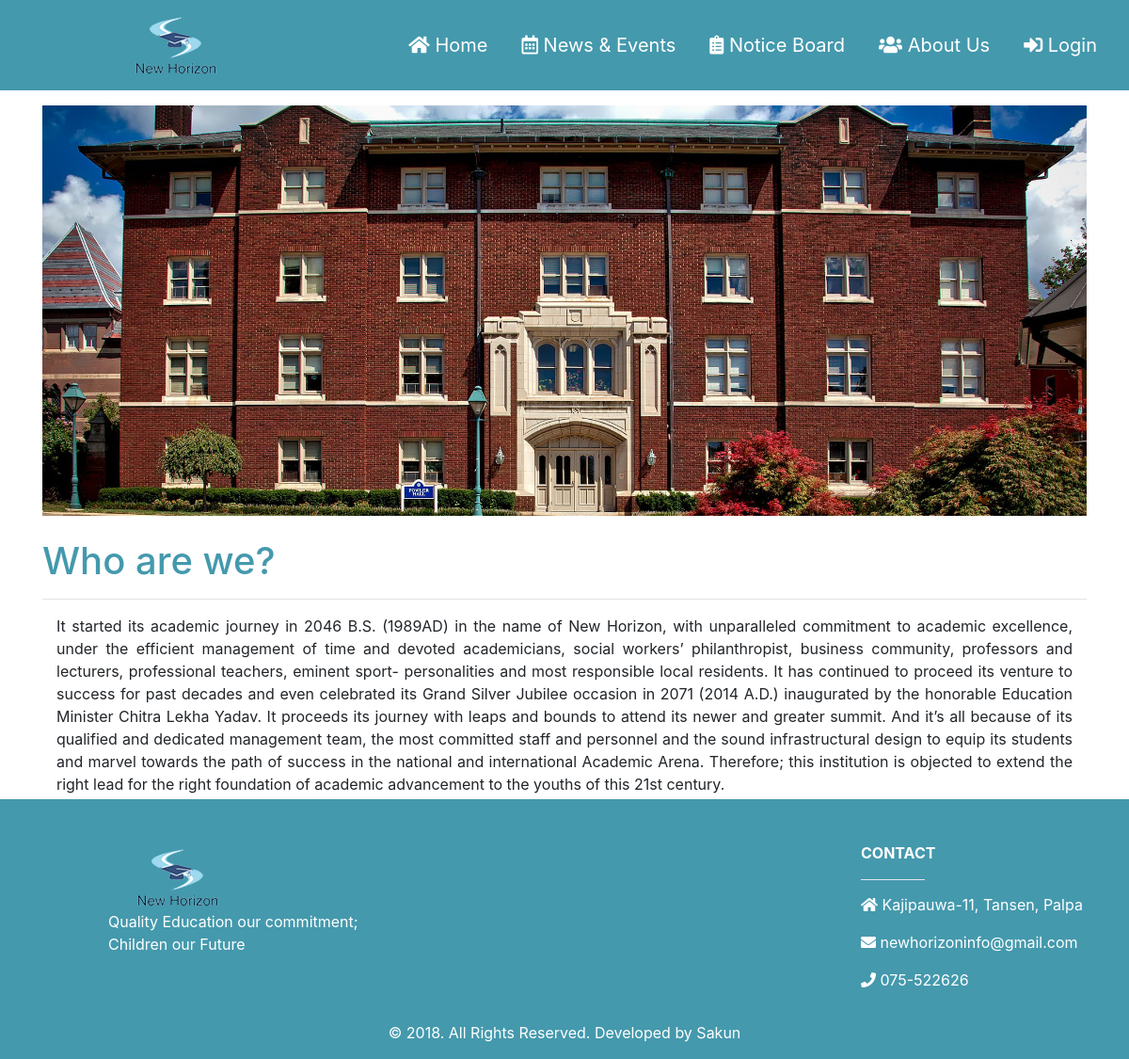
The page /about/ on the database its author committed.
### homepage/models.py (models this page shows, shortened)
class Contact(models.Model):
    header_logo = models.FileField(upload_to='logo/')
    footer_logo = models.FileField(upload_to='logo/')
    slogan = models.CharField(max_length=200, blank=True)
    address = models.CharField(max_length=100, blank=False)
    email = models.EmailField(max_length=200)
    phone_number = models.CharField(max_length=30)

class Aboutus(models.Model):
    feature_image = models.FileField(upload_to='about/')
    about_title = models.CharField(max_length=200)
    about_description = models.TextField()

### homepage/views.py (the view)
# urls.py: path('about/', views.aboutus, name='aboutus'),
def aboutus(request):
    aboutus = Aboutus.objects.all()
    contact_list = Contact.objects.all()
    aboutus_dict = {'about': aboutus[0], 'contact': contact_list[0]}
    return render(request, 'homepage/aboutus.html', aboutus_dict)

### homepage/templates/homepage/aboutus.html (shortened to what this page needs)
{% extends 'base.html' %}
{% load static %}
{% block page-header %}
    {% include 'header.html' %}
{% endblock %}
{% block page-body %}
    <div class="container">
        <div class="row mt-3">
            <div class="col-lg-12 col-md-12 col-sm-12">
                <img src="{{ about.feature_image.url }}" class="img-fluid mb-4" alt="Responsive image">
                <h1 class="mb-1">{{ about.about_title }}</h1>
                <hr class="mx-auto"
            </div>
            <div class="col-lg-12 col-md-12 col-sm-12">
                <p class="mb-1 text-justify">
                    {{ about.about_description }}
                </p>
            </div>
        </div>
        </div>
    </div>
{% endblock %}
{% block page-footer %}
    {% include 'footer.html' %}
{% endblock %}

### templates/header.html (shortened to what this page needs)
<header>
    <nav class="navbar navbar-expand-lg navbar-dark bg-dark">
        <a class="navbar-brand offset-md-1" href="{% url 'home' %}">
            <img src="{{ contact.header_logo.url }}">
        </a>
        <div class="collapse navbar-collapse" id="navbarSupportedContent">
            <ul class="navbar-nav ml-auto">
                <li class="nav-item">
                    <a class="nav-link" href="{% url 'home' %}"><i class="fas fa-home"></i> Home</a>
                </li>
                <li class="nav-item">
                    <a class="nav-link" href="{% url 'events' %}"><i class="far fa-calendar-alt"></i> News & Events</a>
                </li>
                <li class="nav-item">
                    <a class="nav-link" href="{% url 'notices' %}"><i class="fas fa-clipboard-list"></i> Notice Board</a>
                </li>
                <li class="nav-item">
                    <a class="nav-link" href="{% url 'aboutus' %}"><i class="fas fa-users"></i> About Us</a>
                </li>
                {% if not user.is_authenticated %}
                <li class="nav-item">
                    <a class="nav-link" href="{% url 'login' %}" target="_blank"><i class="fas fa-sign-in-alt"></i> Login</a>
                </li>
                {% else %}
                <li class="nav-item">
                    <a class="nav-link" href="{% url 'login' %}" target="_blank"><i class="fas fa-columns"></i> Dashboard</a>
                </li>
                {% endif %}
            </ul>
        </div>
    </nav>
</header>

### templates/footer.html
    <footer class="page-footer font-small unique-color-dark">
        <div class="container-fluid text-center text-md-left">
            <div class="row pt-5">
                <div class="col-md-3 col-lg-4 col-xl-3 mb-4 offset-md-1">
                    <img src="{{ contact.footer_logo.url }}" alt="Logo">
                    <br>
                    <p>{{ contact.slogan }}</p>
                </div>
                <div class="col-md-4 col-lg-3 col-xl-3 mb-md-0 mb-4 ml-auto">
                    <h6 class="text-uppercase font-weight-bold">Contact</h6>
                    <hr class="bg-white mb-2 mt-0 d-inline-block mx-auto w-25">
                    <p>
                        <i class="fa fa-home"></i> {{ contact.address }}</p>
                    <p>
                        <i class="fa fa-envelope"></i> {{ contact.email }}</p>
                    <p>
                        <i class="fa fa-phone"></i> {{ contact.phone_number }}</p>
                </div>
            </div>
        </div>
        <div class="footer-copyright text-center py-3">&copy; 2018. All Rights Reserved.
                <a href="https://napitsakun.github.io" target="_blank" style = "color: #fff;"> Developed by Sakun</a>
            </div>
    </footer>

### homepage/static/css/homepage.css (style rules this page uses)
.navbar-dark .navbar-nav .nav-link { font-size: 20px; color: #fff; }
.nav-link { padding-left: 0.8em; padding-right: 0.8em; }
.nav-item { margin: 10px; }
.unique-color-dark { background-color: #4499ad; color: #fff; }
.bg-dark { background-color: #4499ad!important; }
h1 { color: #4499ad; }

### rows shown on the page
Contact: header_logo (picture), footer_logo (picture), slogan "Quality Education our commitment; Children our Future", address "Kajipauwa-11, Tansen, Palpa", email "newhorizoninfo@gmail.com", phone_number "075-522626"
Aboutus: feature_image (picture), about_title "Who are we?", about_description "It started its academic journey in 2046 B.S. (1989AD) in the name of New Horizon, with unparalleled commitment to academic excellence, under the efficient management of time and devoted academicians, social workers’ philanthropist, business community, professors and lecturers, professional teachers, eminent sport- personalities and most responsible local residents. It has continued to proceed its venture to success for past decades and even celebrated its Grand Silver Jubilee occasion in 2071 (2014 A.D.) inaugurated by the honorable Education Minister Chitra Lekha Yadav. It proceeds its journey with leaps and bounds to attend its newer and greater summit. And it’s all because of its…"
